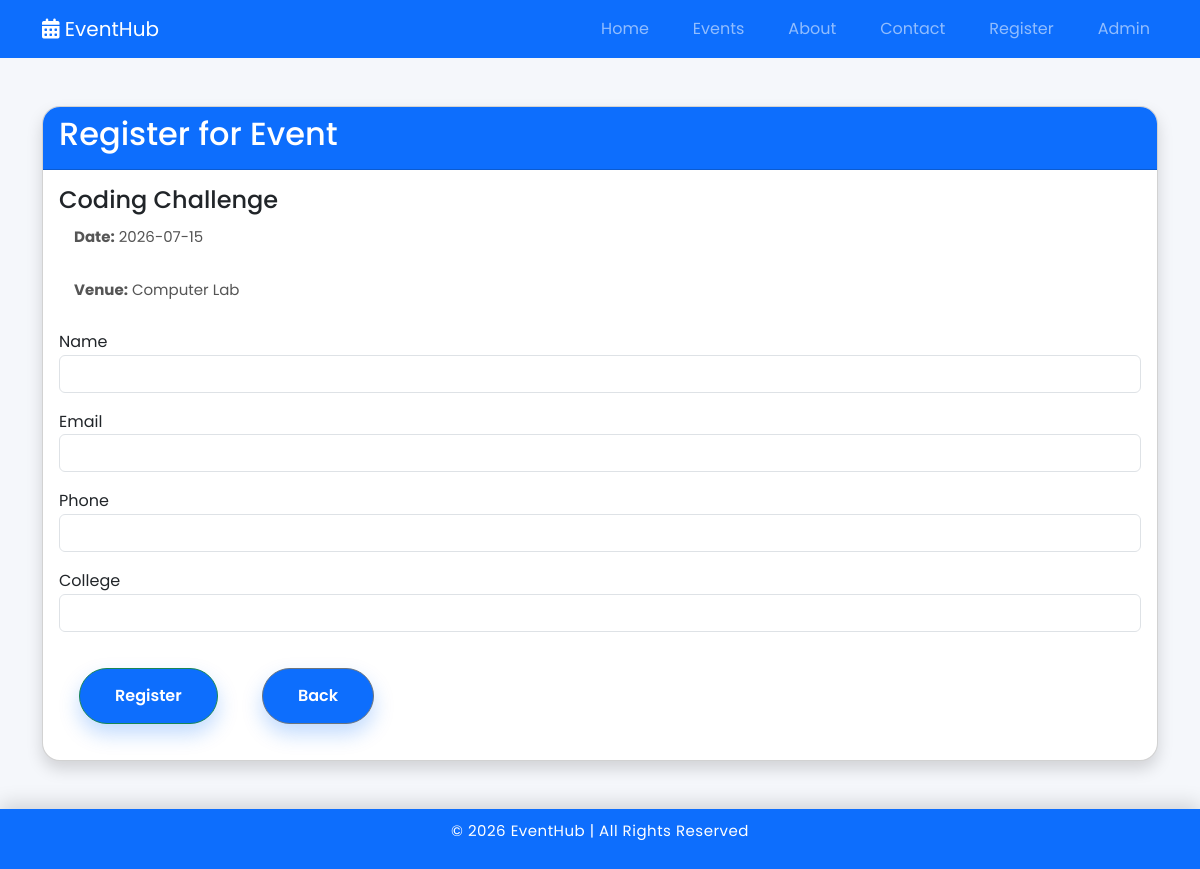
Screenshot of /register.php?id=3 with the database file from the repository.
### tables this page shows
CREATE TABLE `events` (
  `id` int NOT NULL,
  `title` varchar(100) NOT NULL,
  `description` text NOT NULL,
  `event_date` date NOT NULL,
  `event_time` time NOT NULL,
  `venue` varchar(100) NOT NULL,
  `image` varchar(255) NOT NULL,
  `created_at` timestamp NULL DEFAULT CURRENT_TIMESTAMP
);

### register.php (the view, shortened to what this page needs)
<?php
include 'includes/db.php';
include 'includes/header.php';
$event_id = $_GET['id'];
$event = mysqli_query($conn, "SELECT * FROM events WHERE id='$event_id'");
$row = mysqli_fetch_assoc($event);
?>
<main>
<div class="container mt-5 mb-5">
<div class="card shadow">
<div class="card-header bg-primary text-white">
<h2>Register for Event</h2>
</div>
<div class="card-body">
<h4><?php echo $row['title']; ?></h4>
<p><strong>Date:</strong> <?php echo $row['event_date']; ?></p>
<p><strong>Venue:</strong> <?php echo $row['venue']; ?></p>
<form method="POST">
<div class="mb-3">
<label>Name</label>
<input type="text" name="name" class="form-control" required>
</div>
<div class="mb-3">
<label>Email</label>
<input type="email" name="email" class="form-control" required>
</div>
<div class="mb-3">
<label>Phone</label>
<input type="text" name="phone" class="form-control" required>
</div>
<div class="mb-3">
<label>College</label>
<input type="text" name="college" class="form-control" required>
</div>
<button type="submit" name="register" class="btn btn-success">
Register
</button>
<a href="events.php" class="btn btn-secondary">
Back
</a>
</form>
</div>
</div>
</div>
</main>
<?php include 'includes/footer.php'; ?>

### css/style.css (style rules this page uses)
* { margin:0; padding:0; box-sizing:border-box; font-family:'Poppins',sans-serif; }
html { scroll-behavior:smooth; }
body { background:#f5f7fb; color:#333; overflow-x:hidden; }
.btn { display:inline-block; padding:15px 35px; background:#0d6efd; color:white; border-radius:50px; text-decoration:none; font-weight:600; transition:.35s; box-shadow:0 10px 20px rgba(13,110,253,.25); }
.card { background:white; border-radius:18px; overflow:hidden; box-shadow:0 15px 35px rgba(0,0,0,.10); transition:.35s; }
.card p { padding:0 15px 10px; line-height:1.8; color:#555; font-size: 15px; }
.card .btn { margin:20px; }
main { flex:1; }
body { min-height:100vh; display:flex; flex-direction:column; }
.card, .btn, .register-box, .event-image img { transition:.35s ease; }
body { line-height:1.6; }

### rows the page displays
events: title "Coding Challenge", event_date "2026-07-15", venue "Computer Lab"
